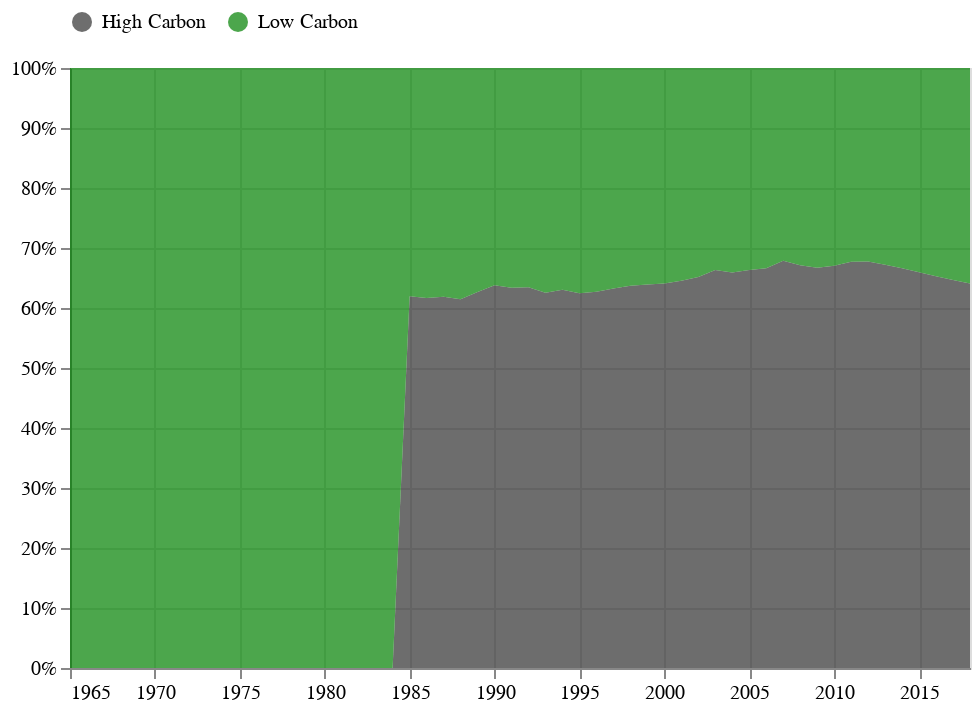

Source (notebook cell):
### Code cell
# Create Generation Type base chart
area_chart = alt.Chart(generation).mark_area(
    color='grey',
    opacity=0.7,
).encode(
    x=alt.X(
        'Year:T',
        title=None),
    y=alt.Y(
        'sum(TWh):Q',
        stack='normalize',
        axis=alt.Axis(format='%'),
        title=None),
    color=alt.Color(
        'SourceType:N', 
        scale=alt.Scale(range=['#303030','green']),
        legend=alt.Legend(
            direction='horizontal',
            orient='top'),
            title=None),
    order = alt.Order('SourceType', sort='ascending'),
).properties(
    height=300,
    width=450,
)
area_chart

### Figure 1 — Vega-Lite specification as saved in the notebook (floating-point values rounded to 4 significant figures; data arrays with more than 128 entries replaced by an {"elided": "..."} marker saying what was removed)
{"config": {"view": {"continuousWidth": 400, "continuousHeight": 300}}, "data": {"name": "data-d91ec2764f9c7260fabae39657d65962"}, "mark": {"type": "area", "color": "grey", "opacity": 0.7}, "encoding": {"color": {"field": "SourceType", "legend": {"direction": "horizontal", "orient": "top"}, "scale": {"range": ["#303030", "green"]}, "title": null, "type": "nominal"}, "order": {"field": "SourceType", "sort": "ascending", "type": "nominal"}, "x": {"field": "Year", "title": null, "type": "temporal"}, "y": {"aggregate": "sum", "axis": {"format": "%"}, "field": "TWh", "stack": "normalize", "title": null, "type": "quantitative"}}, "height": 300, "width": 450, "$schema": "https://vega.github.io/schema/vega-lite/v4.17.0.json", "datasets": {"data-d91ec2764f9c7260fabae39657d65962": {"elided": "2916 records"}}}
